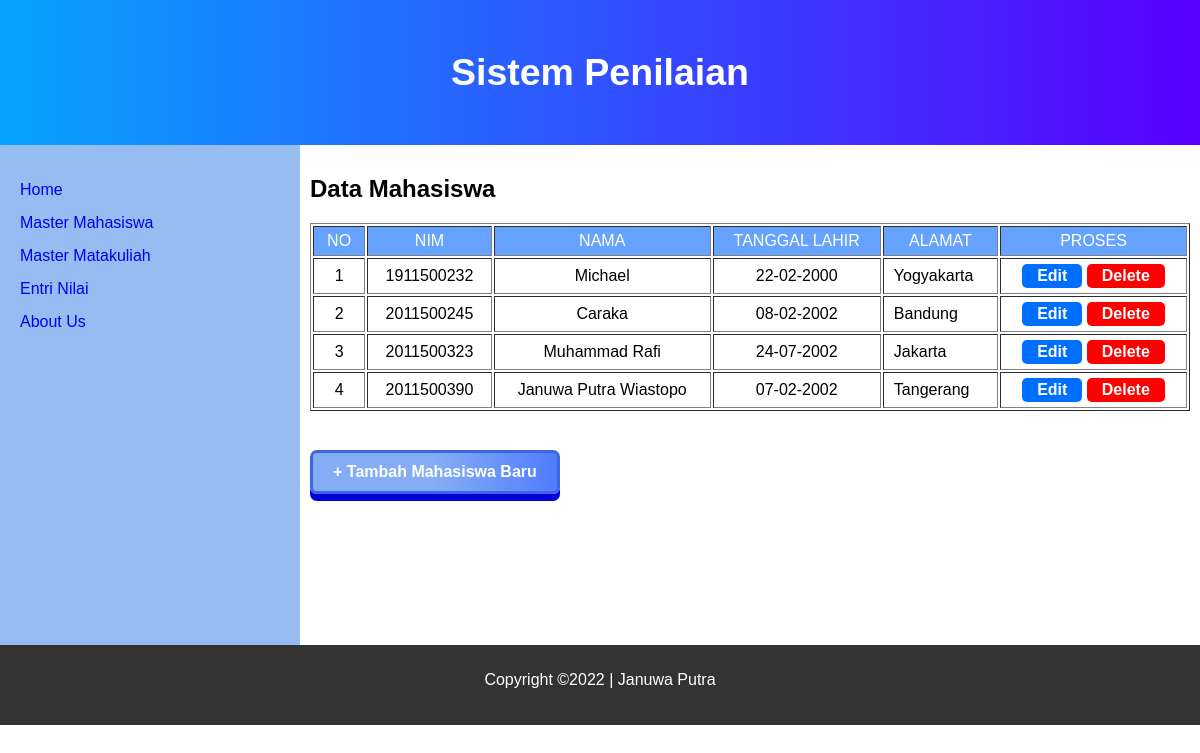
Page /Program/index.php?page=tblmhs on the committed database.
### tables this page shows
CREATE TABLE `tblmhs` (
  `nim` varchar(10) NOT NULL,
  `nama` varchar(30) NOT NULL,
  `tgllahir` date NOT NULL,
  `alamat` varchar(50) NOT NULL
);

### Program/tblmhs.php (the view)
<article><h2  style="font-weight:900;">Data Mahasiswa</h2>
<?php
    include_once "koneksi.php";
    $query = "SELECT * FROM tblmhs ORDER BY nim";
    $sql = mysqli_query($conn, $query);
    ?>
    <table border="1">
        <tr>
            <th>NO</th>
            <th>NIM</th>
            <th>NAMA</th>
            <th>TANGGAL LAHIR</th>
            <th>ALAMAT</th>
            <th>PROSES</th>
        </tr>
        <?php
        $no = 1;
        while ($row = mysqli_fetch_assoc($sql)){
            $nim = $row['nim'];
            $nama = $row['nama'];
            $tgllahir = date('d-m-Y', strtotime($row['tgllahir']));
            $alamat = $row['alamat'];
        ?>
        <tr>
            <td align="center"><?php echo $no++ ?></td>
            <td align="center"><?php echo $nim ?></td>
            <td align="center"><?php echo $nama ?></td>
            <td align="center"><?php echo $tgllahir ?></td>
            <td ><?php echo $alamat ?></td>
            <td align="center">
               <a  class="link2" href="index.php?page=mhs_edit&mhs=<?=$nim?>">Edit  </a>
               <a   class="link3" onClick="return confirm('Apakah Anda yakin mau menghapus data ini?')" href="index.php?page=mhs_del&mhs=<?=$nim?>">Delete</a>
            </td>
        </tr>
        <?php } ?>
    </table><br />
    <h4><a  class="button" href="index.php?page=mhs_add">+ Tambah Mahasiswa Baru</a></h4>
        </article>

### Program/style16.css (style rules this page uses)
* { box-sizing: border-box; scroll-behavior: smooth; }
body { font-family: Arial, Helvetica, sans-serif; margin: 0px; padding: 0px; }
nav, article { display: flex; flex-direction: column; min-height: 500px; padding: 10px; }
article { flex-grow: 5; min-width: 630px; }
.button { display: inline-block; text-decoration: none; padding: 10px 20px; border: 3px solid #3c67e3; border-radius: 7px; font-weight: bold; color: #fff; box-shadow: 0 7px #0101d8; background-image: linear-gradient(90deg, #84adf4 50%, #527bff 100%); }
tr th { background: #66a3ff; color: #fff; font-weight: normal; }
th, td { padding: 5px 10px; }
.link2 { text-decoration: none; display: inline-block; padding: 3px 15px; background-color: #006eff; color: #ffffff; border-radius: 5px; font-weight: 600; }
.link3 { text-decoration: none; display: inline-block; padding: 3px 15px; background-color: #ff0000; color: #ffffff; border-radius: 5px; font-weight: 600; }

### rows in the picture
tblmhs: nim "1911500232", nama "Michael", tgllahir "22-02-2000", alamat "Yogyakarta"
tblmhs: nim "2011500245", nama "Caraka", tgllahir "08-02-2002", alamat "Bandung"
tblmhs: nim "2011500323", nama "Muhammad Rafi", tgllahir "24-07-2002", alamat "Jakarta"
tblmhs: nim "2011500390", nama "Januwa Putra Wiastopo", tgllahir "07-02-2002", alamat "Tangerang"
